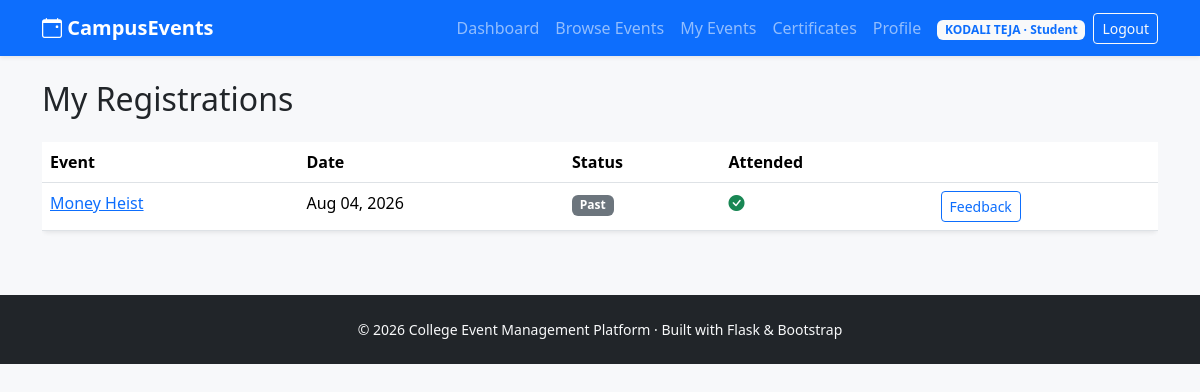
Page /student/my-events (signed in) on the committed database.
### models/user.py (models this page shows, shortened)
class User(UserMixin, db.Model):
    __tablename__ = "users"
    id = db.Column(db.Integer, primary_key=True)
    full_name = db.Column(db.String(120), nullable=False)
    email = db.Column(db.String(150), unique=True, nullable=False, index=True)
    password_hash = db.Column(db.String(255), nullable=False)
    role = db.Column(db.String(20), nullable=False, default="student")
    department = db.Column(db.String(100))
    roll_number = db.Column(db.String(50))
    club_name = db.Column(db.String(120))
    created_at = db.Column(db.DateTime, default=datetime.utcnow)
    events_created = db.relationship(
        "Event", backref="organizer", lazy=True, foreign_keys="Event.organizer_id"
    )
    registrations = db.relationship(
        "Registration", backref="student", lazy=True, cascade="all, delete-orphan"
    )
    feedback_given = db.relationship(
        "Feedback", backref="student", lazy=True, cascade="all, delete-orphan"
    )
    @property
    def is_student(self):
        return self.role == "student"

### models/registration.py (models this page shows, shortened)
class Registration(db.Model):
    __tablename__ = "registrations"
    id = db.Column(db.Integer, primary_key=True)
    student_id = db.Column(db.Integer, db.ForeignKey("users.id"), nullable=False)
    event_id = db.Column(db.Integer, db.ForeignKey("events.id"), nullable=False)
    registered_at = db.Column(db.DateTime, default=datetime.utcnow)
    attended = db.Column(db.Boolean, default=False)
    certificate = db.relationship(
        "Certificate", backref="registration", uselist=False,
        cascade="all, delete-orphan"
    )
    __table_args__ = (
        db.UniqueConstraint("student_id", "event_id", name="uq_student_event"),
    )

### models/event.py (models this page shows, shortened)
class Event(db.Model):
    __tablename__ = "events"
    id = db.Column(db.Integer, primary_key=True)
    title = db.Column(db.String(150), nullable=False)
    description = db.Column(db.Text, nullable=False)
    category = db.Column(db.String(50), default="General")
    venue = db.Column(db.String(150), nullable=False)
    event_date = db.Column(db.Date, nullable=False)
    event_time = db.Column(db.Time, nullable=False)
    poster_filename = db.Column(db.String(255))  # stored in /uploads/posters
    max_participants = db.Column(db.Integer, default=0)  # 0 = unlimited
    status = db.Column(db.String(20), default="pending", nullable=False)
    organizer_id = db.Column(db.Integer, db.ForeignKey("users.id"), nullable=False)
    created_at = db.Column(db.DateTime, default=datetime.utcnow)
    registrations = db.relationship(
        "Registration", backref="event", lazy=True, cascade="all, delete-orphan"
    )
    feedbacks = db.relationship(
        "Feedback", backref="event", lazy=True, cascade="all, delete-orphan"
    )
    @property
    def is_past(self):
        return self.event_date < datetime.utcnow().date()

### routes/student.py (the view)
@student_bp.route("/my-events")
@login_required
@role_required("student")
def my_events():
    registrations = (
        Registration.query.filter_by(student_id=current_user.id)
        .join(Event)
        .order_by(Event.event_date.asc())
        .all()
    )
    return render_template("student/my_events.html", registrations=registrations)

### models/user.py (called while the page is built)
@login_manager.user_loader
def load_user(user_id):
    return User.query.get(int(user_id))

### templates/student/my_events.html (shortened to what this page needs)
{% extends "base.html" %}
{% block content %}
<h2 class="mb-4">My Registrations</h2>
<div class="table-responsive">
<table class="table table-hover bg-white shadow-sm rounded">
    <thead>
        <tr>
            <th>Event</th>
            <th>Date</th>
            <th>Status</th>
            <th>Attended</th>
            <th></th>
        </tr>
    </thead>
    <tbody>
        {% for reg in registrations %}
        <tr>
            <td><a href="{{ url_for('student.event_detail', event_id=reg.event.id) }}">{{ reg.event.title }}</a></td>
            <td>{{ reg.event.event_date.strftime('%b %d, %Y') }}</td>
            <td>
                {% if reg.event.is_past %}<span class="badge bg-secondary">Past</span>
                {% else %}<span class="badge bg-success">Upcoming</span>{% endif %}
            </td>
            <td>
                {% if reg.attended %}<i class="bi bi-check-circle-fill text-success"></i>{% else %}<i class="bi bi-dash-circle text-muted"></i>{% endif %}
            </td>
            <td>
                {% if reg.event.is_past %}
                    <a href="{{ url_for('student.leave_feedback', event_id=reg.event.id) }}" class="btn btn-sm btn-outline-primary">Feedback</a>
                {% endif %}
            </td>
        </tr>
        {% else %}
        <tr><td colspan="5" class="text-center text-muted py-4">You haven't registered for any events yet.</td></tr>
        {% endfor %}
    </tbody>
</table>
</div>
{% endblock %}

### templates/base.html (shortened to what this page needs)
<!DOCTYPE html>
<html lang="en">
<head>
    <link href="https://cdn.jsdelivr.net/npm/bootstrap@5.3.3/dist/css/bootstrap.min.css" rel="stylesheet">
    <link href="https://cdn.jsdelivr.net/npm/bootstrap-icons@1.11.3/font/bootstrap-icons.css" rel="stylesheet">
    <link href="{{ url_for('static', filename='css/style.css') }}" rel="stylesheet">
</head>
<body>
<nav class="navbar navbar-expand-lg navbar-dark bg-primary sticky-top shadow-sm">
    <div class="container">
        <a class="navbar-brand fw-bold" href="{{ url_for('home') }}">
            <i class="bi bi-calendar-event"></i> CampusEvents
        </a>
        <div class="collapse navbar-collapse" id="navMain">
            <ul class="navbar-nav ms-auto align-items-lg-center">
                {% if current_user.is_authenticated %}
                    {% if current_user.is_student %}
                        <li class="nav-item"><a class="nav-link" href="{{ url_for('student.dashboard') }}">Dashboard</a></li>
                        <li class="nav-item"><a class="nav-link" href="{{ url_for('student.browse_events') }}">Browse Events</a></li>
                        <li class="nav-item"><a class="nav-link" href="{{ url_for('student.my_events') }}">My Events</a></li>
                        <li class="nav-item"><a class="nav-link" href="{{ url_for('student.certificates') }}">Certificates</a></li>
                        <li class="nav-item"><a class="nav-link" href="{{ url_for('student.profile') }}">Profile</a></li>
                    {% elif current_user.is_organizer %}
                        <li class="nav-item"><a class="nav-link" href="{{ url_for('organizer.dashboard') }}">Dashboard</a></li>
                        <li class="nav-item"><a class="nav-link" href="{{ url_for('organizer.create_event') }}">+ New Event</a></li>
                    {% endif %}
                    <li class="nav-item ms-lg-2">
                        <span class="badge bg-light text-primary">{{ current_user.full_name }} · {{ current_user.role|capitalize }}</span>
                    </li>
                    <li class="nav-item ms-lg-2">
                        <a class="btn btn-outline-light btn-sm" href="{{ url_for('auth.logout') }}">Logout</a>
                    </li>
                {% else %}
                    <li class="nav-item"><a class="nav-link" href="{{ url_for('auth.login') }}">Login</a></li>
                    <li class="nav-item"><a class="btn btn-light btn-sm ms-lg-2" href="{{ url_for('auth.register') }}">Sign Up</a></li>
                {% endif %}
            </ul>
        </div>
    </div>
</nav>
<main class="container my-4">
    {% block content %}{% endblock %}
</main>
<footer class="bg-dark text-light py-4 mt-5">
    <div class="container text-center small">
        &copy; {{ current_year }} College Event Management Platform · Built with Flask &amp; Bootstrap
    </div>
</footer>
</body>
</html>

### static/css/style.css (style rules this page uses)
body { background-color: #f7f8fa; }

### rows in the picture
User: full_name "KODALI TEJA", role "Student"
Registration: event "Money Heist", event.event_date "Aug 04, 2026", attended True (drawn)
